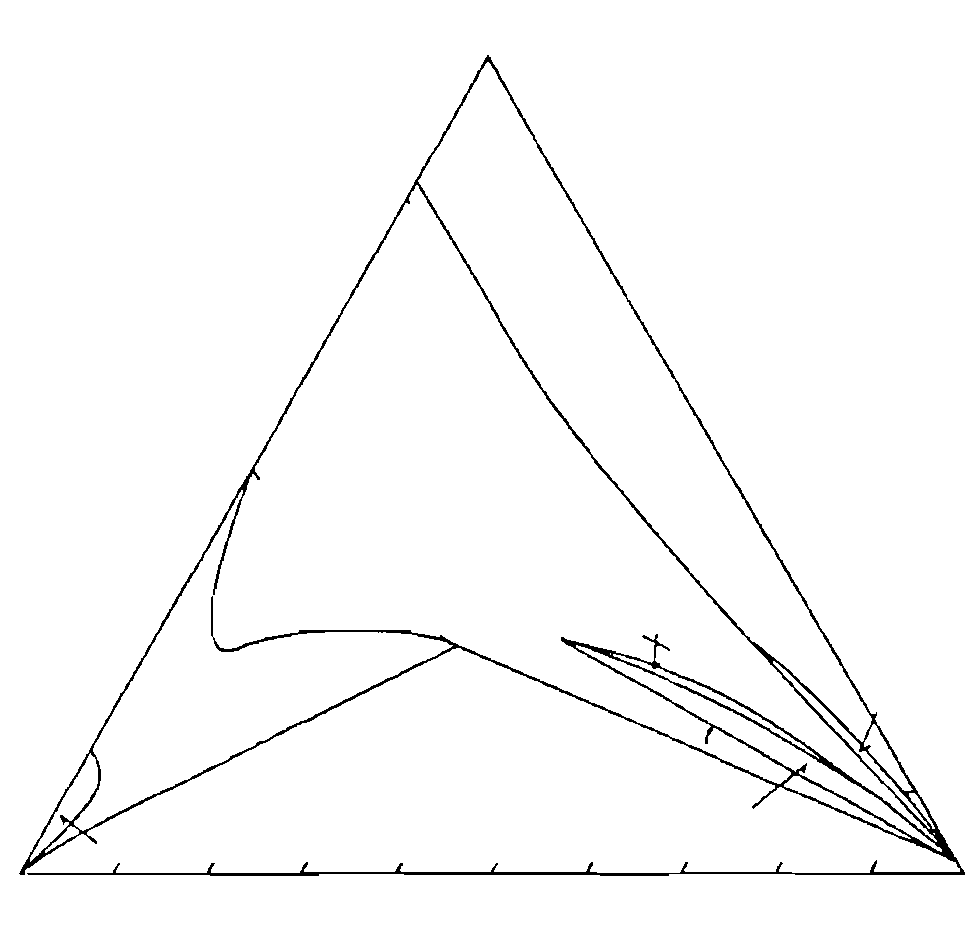
#> input picture OpenCV/new/inverted_combined_mask.png, 972 x 928 px
$ python MayWay2.py
#> lines starting #> are read from the running program, lines starting #| are printed output that depends on the picture; after the words box and inside, x2 and y2 are one past the last pixel; in counts of white or black regions, pixels touching at a corner belong together
import cv2
import numpy as np
import math, os
import imutils

img = cv2.imread("inverted_combined_mask.png")
#> img is the input picture: shape (928, 972, 3); 97.9% white; black in thin lines or dots, all inside (x1, y1, x2, y2) = (19, 55, 965, 876)
gray = cv2.cvtColor(img, cv2.COLOR_RGB2GRAY)
gray = cv2.GaussianBlur(gray, (7, 7), 0)
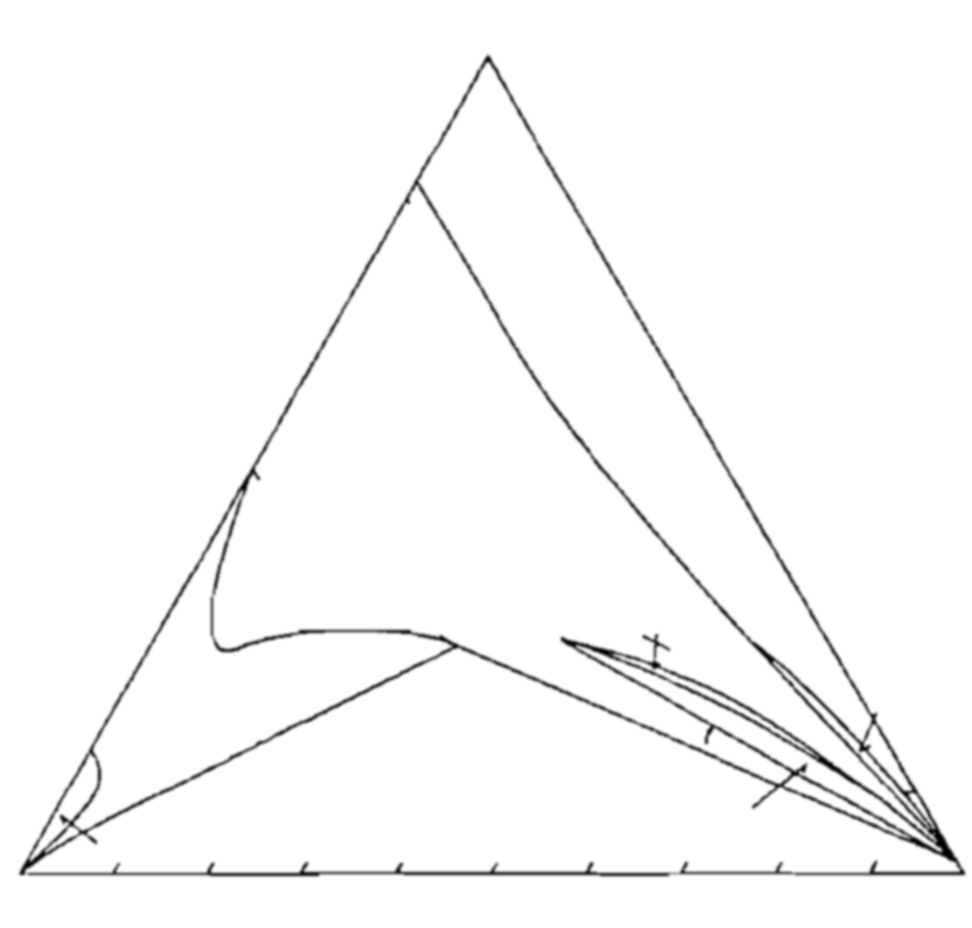
#> gray: shape (928, 972); min 0, max 255, mean 249.7
edges = cv2.Canny(gray, 200, 100)
#> edges: shape (928, 972); 1.8% white in thin lines or dots, all inside (x1, y1, x2, y2) = (19, 55, 965, 877)
edges = cv2.dilate(edges, None, iterations=1)
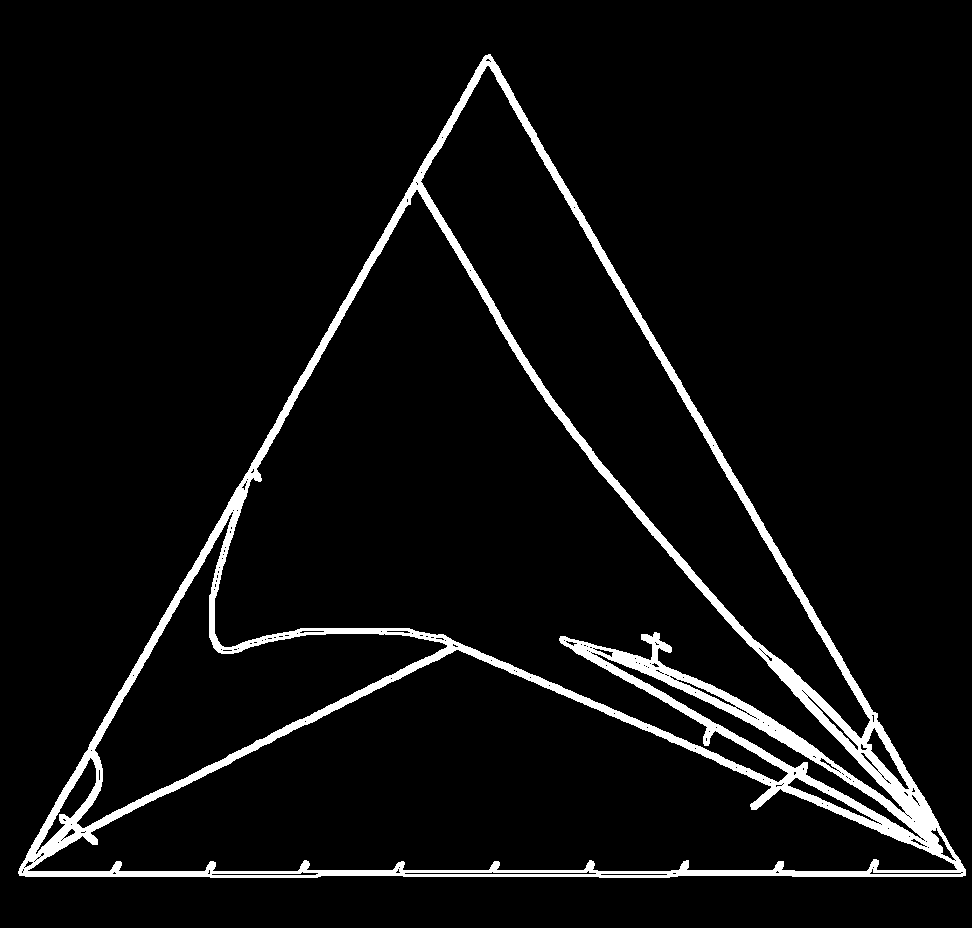
#> edges: shape (928, 972); 5.5% white; 1 white region, box (x1, y1, x2, y2) and area: (18, 54, 966, 878) 49276
edges = cv2.erode(edges, None, iterations=1)
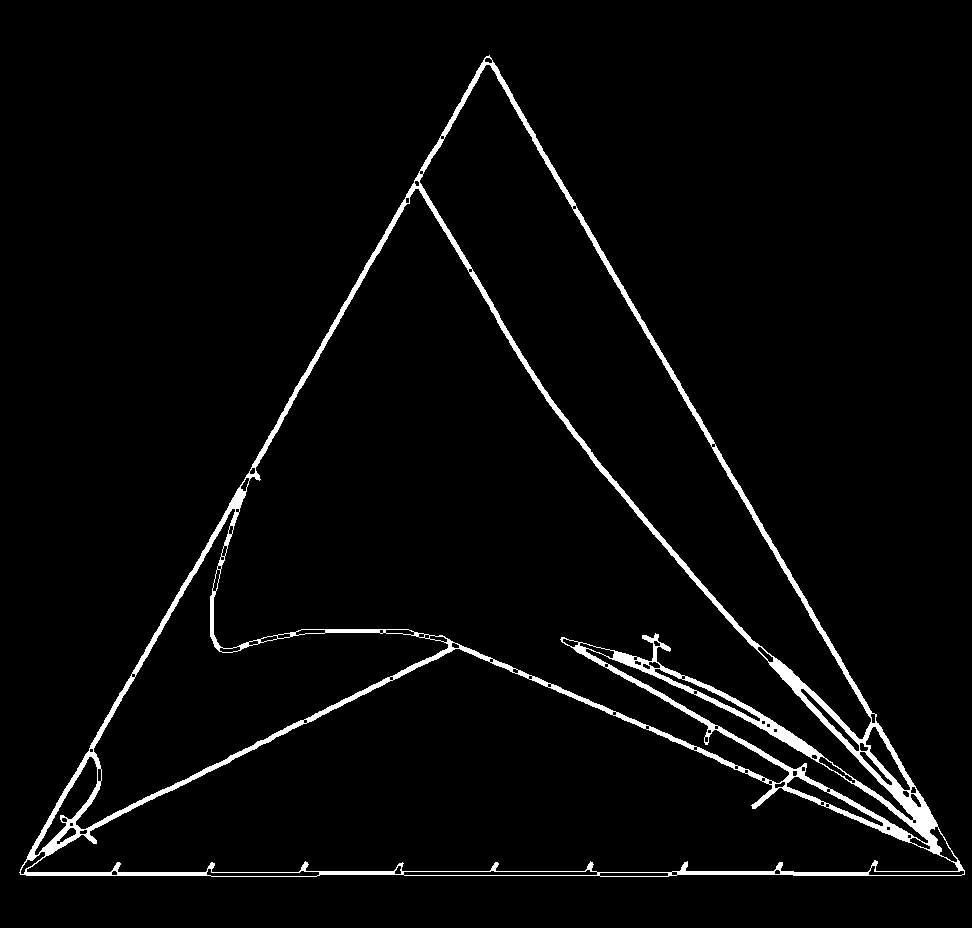
#> edges: shape (928, 972); 3.3% white; 1 white region

cnts = cv2.findContours(edges.copy(), cv2.RETR_EXTERNAL, cv2.CHAIN_APPROX_SIMPLE)
#> cnts = 1 contour; box (x1, y1, x2, y2) and area: (19, 55, 965, 877) 390122
cnts = imutils.grab_contours(cnts)

# sorting the contours to find the largest and smallest one
c1 = max(cnts, key=cv2.contourArea)
#> c1 = contour of 1273 points, box (x1, y1, x2, y2) (19, 55, 965, 877), area 390122
c2 = min(cnts, key=cv2.contourArea)
#> c2 has the same summary as c1

# determine the most extreme points along the contours
extLeft1 = tuple(c1[c1[:, :, 0].argmin()][0])
#> extLeft1 = (19, 872)
extRight1 = tuple(c1[c1[:, :, 0].argmax()][0])
#> extRight1 = (964, 874)
extLeft2 = tuple(c2[c2[:, :, 0].argmin()][0])
#> extLeft2 = (19, 872)
extRight2 = tuple(c2[c2[:, :, 0].argmax()][0])
#> extRight2 = (964, 874)

# show contour
cimg = cv2.drawContours(img, cnts, -1, (0,200,0), 2)

# set y of left point to y of right point
lst1 = list(extLeft1)
#> lst1 = [19, 872]
lst1[1] = extRight1[1]
extLeft1 = tuple(lst1)
#> extLeft1 = (19, 874)

lst2 = list(extLeft2)
#> lst2 = [19, 872]
lst2[1] = extRight2[1]
extLeft2= tuple(lst2)
#> extLeft2 = (19, 874)

# compute the distance between the points (x1, y1) and (x2, y2)
dist1 = math.sqrt( ((extLeft1[0]-extRight1[0])**2)+((extLeft1[1]-extRight1[1])**2) )
#> dist1 = 945
dist2 = math.sqrt( ((extLeft2[0]-extRight2[0])**2)+((extLeft2[1]-extRight2[1])**2) )
#> dist2 = 945

# draw lines
cv2.line(cimg, extLeft1, extRight1, (255,0,0), 1)
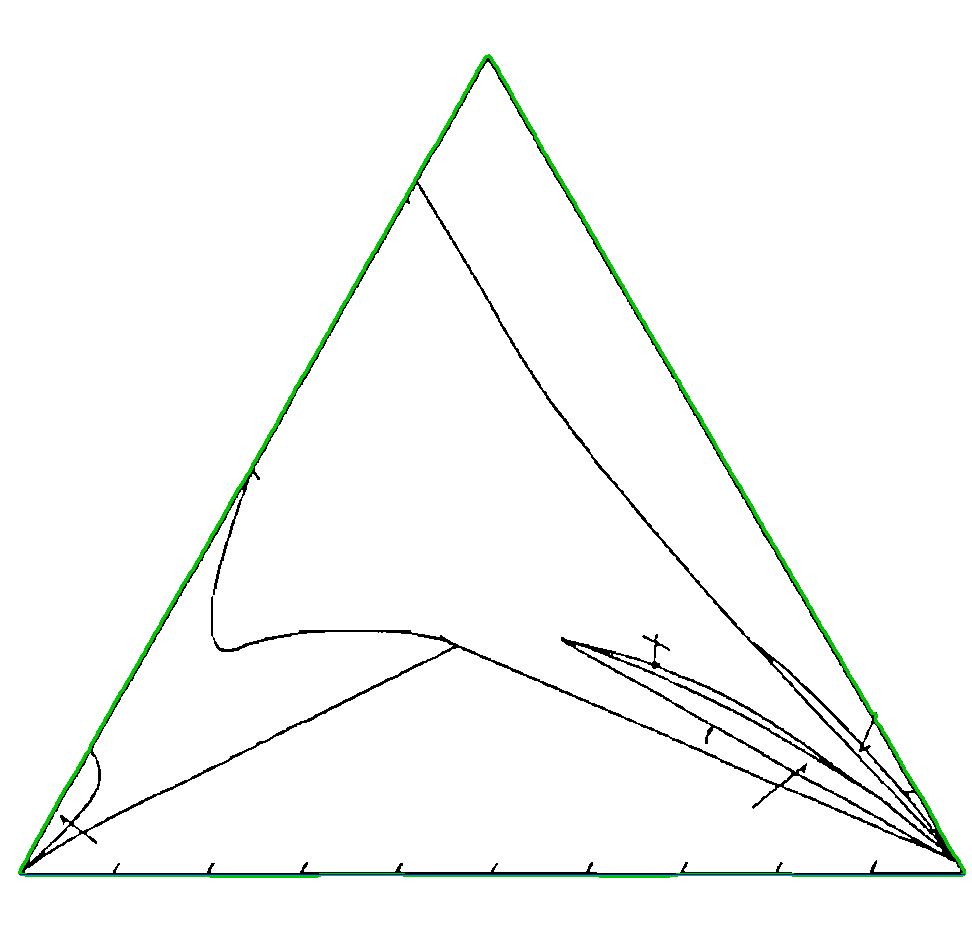
#> cimg: shape (928, 972, 3); mean B, G, R 248.1, 249.8, 247.8
cv2.line(cimg, extLeft2, extRight2, (255,0,0), 1)

# draw the distance text
font = cv2.FONT_HERSHEY_SIMPLEX
fontScale = 0.5
fontColor = (255,0,0)
lineType = 1
cv2.putText(cimg,str(dist1),(155,100),font, fontScale, fontColor, lineType)
#> cimg: shape (928, 972, 3); 0.01% of pixels changed, all inside (x1, y1, x2, y2) = (157, 90, 200, 101)
cv2.putText(cimg,str(dist2),(155,280),font, fontScale, fontColor, lineType)
#> cimg: shape (928, 972, 3); mean B, G, R 248.1, 249.7, 247.7

# show image
cv2.imshow("Image", img)
cv2.waitKey(0)
